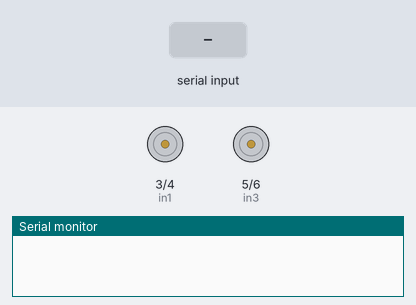
The sketch below on a simulated Arduino Uno, built with avr-gcc and run on an emulated ATmega328P. Shown: motor-driver pin pairs drawn as motors (green arrow = first pin HIGH = forward, orange = second pin HIGH = backward, longer = more drive, scaled by the enable pin), the last lines printed to the serial monitor. Inputs (shaded band) come from the test bench.

Above: at 1.2 s.
1.3 s: "forward" received over the second serial link
At 2.5 s:
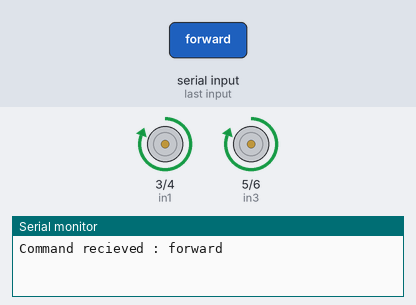
2.8 s: "backwards" received over the second serial link
At 3.7 s:
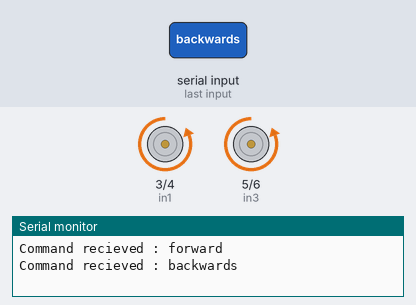
4.3 s: "right" received over the second serial link
At 4.9 s:
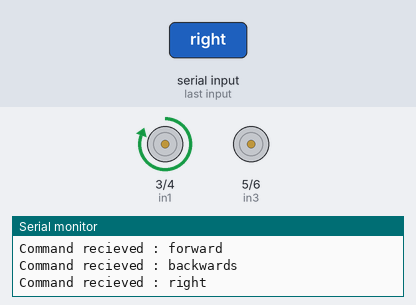
5.8 s: "left" received over the second serial link
At 7.2 s:
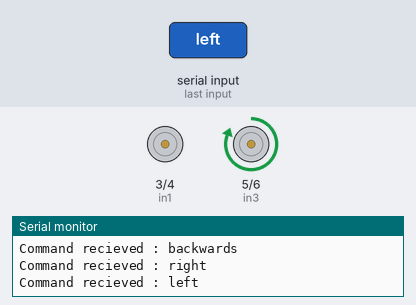
Timing chart, 0 to 8.3 s (numbered marks = the images above; inputs shaded):
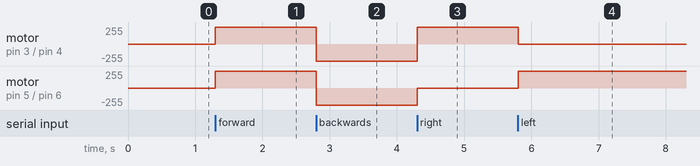

The sketch:

robot1.ino
```cpp
// connect motor controller pins to Arduino digital pins
// motor one
#include <SoftwareSerial.h>
SoftwareSerial hc06(8,9);
String cmd="";
int enA = 2;
int in1 = 3;
int in2 = 4;
// motor two
int enB = 7;
int in3 = 5;
int in4 = 6;
void setup()
{
  //Initialize Serial Monitor
  Serial.begin(9600);
  hc06.begin(9600);
  // set all the motor control pins to outputs
  pinMode(enA, OUTPUT);
  pinMode(enB, OUTPUT);
  pinMode(in1, OUTPUT);
  pinMode(in2, OUTPUT);
  pinMode(in3, OUTPUT);
  pinMode(in4, OUTPUT);

  analogWrite(enA, 255);
  analogWrite(enB, 255);

}

void loop()
{
  while(hc06.available()>0){
  cmd+=(char)hc06.read();
  }
  //control speed
  //Select function with cmd
if(cmd!=""){
Serial.print("Command recieved : ");
Serial.println(cmd);
// We expect ON or OFF from bluetooth
if(cmd=="forward"){
  digitalWrite(in1, HIGH);
  digitalWrite(in2, LOW);
  digitalWrite(in3, HIGH);
  digitalWrite(in4, LOW);}
if(cmd=="backwards"){
 digitalWrite(in1, LOW);
  digitalWrite(in2, HIGH);
  digitalWrite(in3, LOW);
  digitalWrite(in4, HIGH);}
if(cmd=="right"){
 digitalWrite(in1,HIGH );
  digitalWrite(in2, LOW);
  digitalWrite(in3, LOW);
  digitalWrite(in4, LOW);}
if(cmd=="left"){
 digitalWrite(in1, LOW);
  digitalWrite(in2, LOW);
  digitalWrite(in3, HIGH);
  digitalWrite(in4, LOW);}
if(cmd=="stop"){
 digitalWrite(in1, LOW);
  digitalWrite(in2, LOW);
  digitalWrite(in3, LOW);
  digitalWrite(in4, LOW);}
cmd=""; //reset cmd
}
delay(100);
}
```

Measured:
- after the input at 1.3 s, motor on pin 3 (in1) / pin 4 (in2), motor on pin 5 (in3) / pin 6 (in4): stopped → forward 255/255 at once
- after the input at 2.8 s, motor on pin 3 (in1) / pin 4 (in2), motor on pin 5 (in3) / pin 6 (in4): forward 255/255 → backward 255/255 at once
- after the input at 4.3 s, motor on pin 3 (in1) / pin 4 (in2): backward 255/255 → forward 255/255 at once; motor on pin 5 (in3) / pin 6 (in4): backward 255/255 → stopped at once
- after the input at 5.8 s, motor on pin 3 (in1) / pin 4 (in2): forward 255/255 → stopped at once; motor on pin 5 (in3) / pin 6 (in4): stopped → forward 255/255 at once
